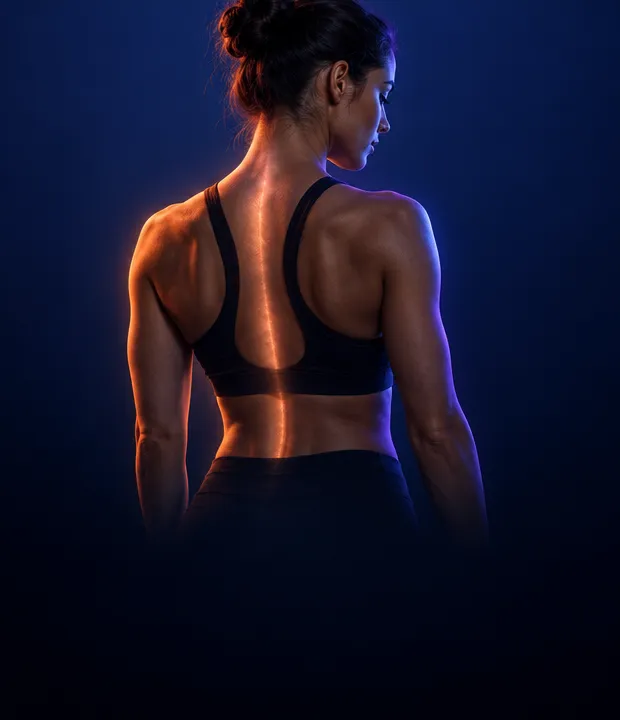
#> input picture img/bp-hero-client.webp, 620 x 720 px
$ python -i post.py   (imports and definitions only)
#> lines starting #> are read from the running program, lines starting #| are printed output that depends on the picture
"""Постобработка ffmpeg: обрезка неподвижных краев клипа, подгонка темпа, паузы, повторы, замедление ключевой фазы,
вступление и концовка, русские титры (ASS), кодирование 1080x1920, 30 fps, H.264, не больше max_mb."""
import json
import shutil
import subprocess
from pathlib import Path

from . import paths
from .util import Stop, load_json, plural, log

INTER = ['-c:v', 'libx264', '-preset', 'veryfast', '-crf', '14', '-pix_fmt', 'yuv420p', '-an']


# [18 lines left out: functions ff, probe, not called in this run]


def motion_bounds(path, thr=1.2):
    """Начало и конец движения в клипе по разнице соседних кадров (сек). Модели часто стоят на месте в начале и в конце."""
#> called with path = '../../../../../img/bp-hero-client.webp', thr = 1.2
    import cv2
    import numpy as np
    cap = cv2.VideoCapture(str(path))
    fps = cap.get(cv2.CAP_PROP_FPS) or 24
    prev, diffs = None, []
    while True:
        ok, img = cap.read()
#> img is the input picture: shape (720, 620, 3); mean B, G, R 42.4, 20.4, 21.9
        if not ok:
            break
        g = cv2.GaussianBlur(cv2.cvtColor(cv2.resize(img, (180, 320)), cv2.COLOR_BGR2GRAY), (5, 5), 0).astype(np.float32)
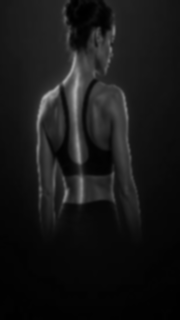
#> g: shape (320, 180) float32; min 0, max 175, mean 23.4
        if prev is not None:
            diffs.append(float(np.mean(np.abs(g - prev))))
        prev = g
    cap.release()
    if not diffs:
        return 0.0, 0.0, 0.0
    total = (len(diffs) + 1) / fps
    moving = [i for i, d in enumerate(diffs) if d > thr]
    if not moving:
        return 0.0, total, total
    return moving[0] / fps, (moving[-1] + 2) / fps, total


# [56 lines left out: functions fit_clip, still, concat, build_body, not called in this run]


def mirror_video(src, dst):
    ff(['-i', src, '-vf', 'hflip', *INTER, dst], 'зеркало')


def _ass_color(hex_rgb, alpha=0):
    h = hex_rgb.lstrip('#')
    return f'&H{alpha:02X}{h[4:6]}{h[2:4]}{h[0:2]}'.upper()


def _esc(s):
    return s.replace('\\', '').replace('{', '(').replace('}', ')')


# [120 lines left out: functions _wrap, _ts, ass_head, captions, assemble, not called in this run]


def poster(mp4, jpg, at_s):
    ff(['-ss', f'{at_s:.2f}', '-i', mp4, '-frames:v', '1', '-q:v', '3', jpg], 'превью')


# [7 lines left out: function check_tools, not called in this run]

>>> result = motion_bounds('../../../../../img/bp-hero-client.webp')

$ run again, on img/bp-pro-body.webp
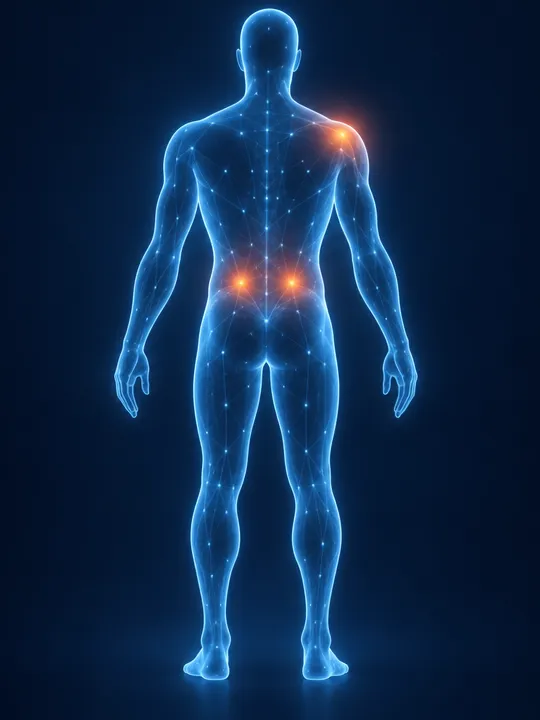
#> input picture img/bp-pro-body.webp, 540 x 720 px
#> in motion_bounds, img is the input picture: shape (720, 540, 3); mean B, G, R 76.1, 41.8, 14
#> in motion_bounds, `g = cv2.GaussianBlur(cv2.cvtColor(cv2.resize(img, (180, 320)), cv2.COL..`:
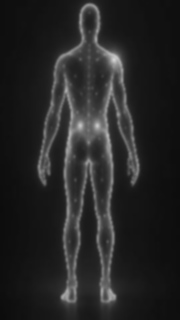
#> g: shape (320, 180) float32; min 12, max 209, mean 37.4

$ run again, on img/hero_squat.webp
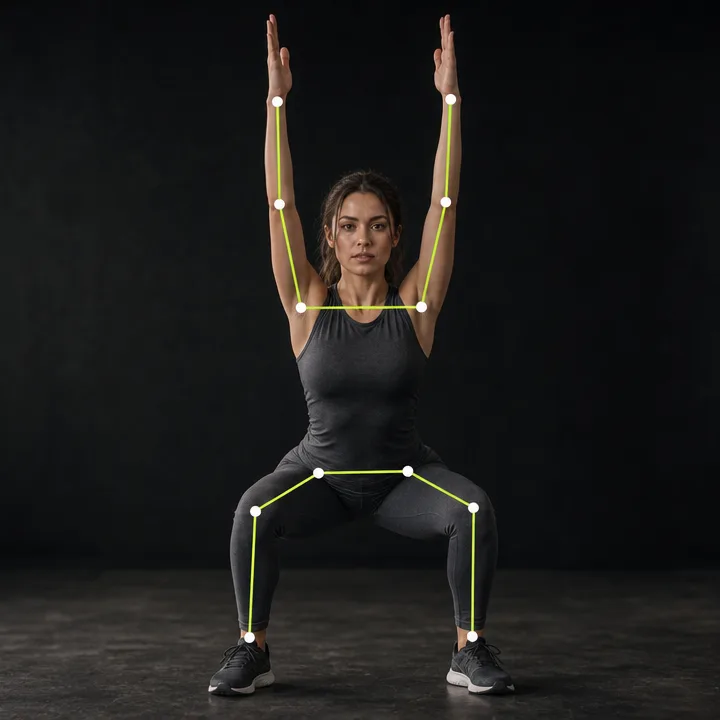
#> input picture img/hero_squat.webp, 720 x 720 px
#> in motion_bounds, img is the input picture: shape (720, 720, 3); mean B, G, R 26.7, 28.1, 28.7
#> in motion_bounds, `g = cv2.GaussianBlur(cv2.cvtColor(cv2.resize(img, (180, 320)), cv2.COL..`:
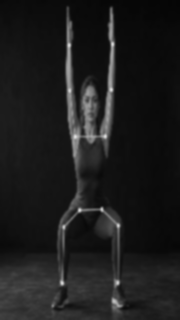
#> g: shape (320, 180) float32; min 5, max 221, mean 28.3
